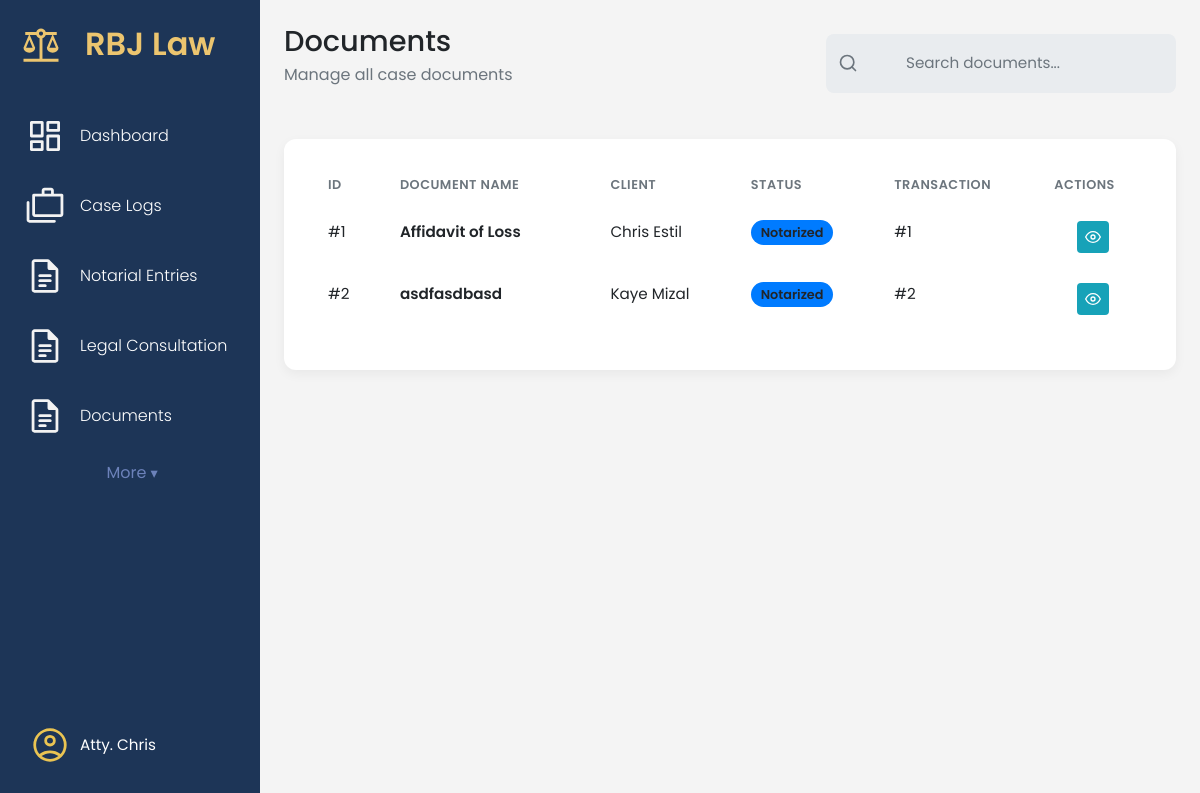
The page /documents/ (signed in) on the database as committed earlier.
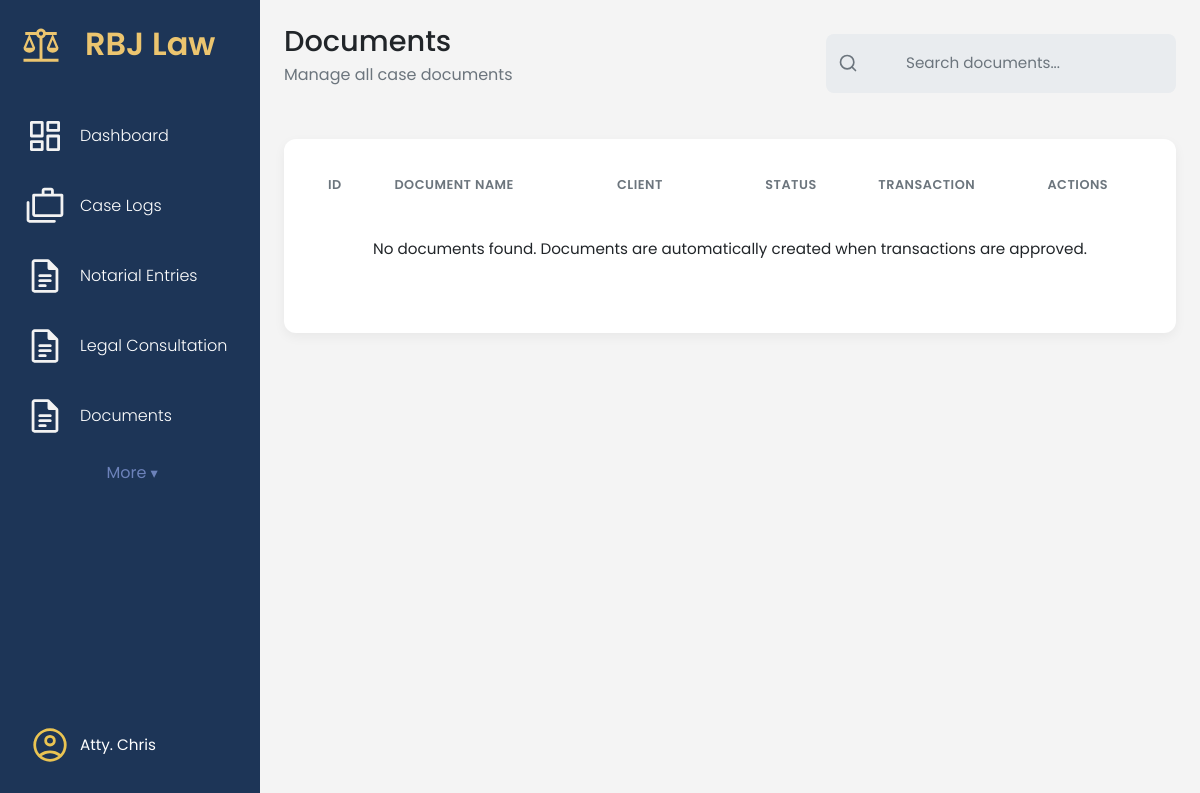
The same page on the database as committed later.
### app/models/case_doc_mdl.py (models this page shows, shortened)
class CaseDocument(db.Model):
    __tablename__ = 'case_document'
    id = db.Column(db.Integer, primary_key=True)
    cas_doc_name = db.Column(db.String, nullable=False)
    cas_doc_status = db.Column(db.String, nullable=False)
    client_id = db.Column(db.Integer, db.ForeignKey('clients.id'), nullable=False)
    transaction_item_id = db.Column(db.Integer, db.ForeignKey('transaction_items.id'), nullable=True)
    transaction_item = db.relationship('TransactionItem', backref='case_documents', lazy=True)

### app/models/client_mdl.py (models this page shows, shortened)
class Client(db.Model):
    __tablename__ = 'clients'
    id = db.Column(db.Integer, primary_key=True)
    client_first_name = db.Column(db.String(100), nullable=False)
    client_last_name = db.Column(db.String(100), nullable=False)
    client_address = db.Column(db.String(255), nullable=False)
    client_email = db.Column(db.String(120), nullable=False, unique=True)
    client_phone = db.Column(db.String(50))
    client_role = db.Column(db.String(50))
    notes = db.Column(db.Text)
    documents = db.relationship('CaseDocument', backref='client', lazy=True)
    transaction_items = db.relationship('TransactionItem', backref='client', lazy=True)
    @property
    def full_name(self):
        return f"{self.client_first_name} {self.client_last_name}"

### app/routes/documents_routes.py (the view)
@documents_bp.route('/')
@login_required
def documents_page():
    documents = CaseDocument.query.all()
    return render_template('documents_page.html', documents=documents)

### app/templates/documents_page.html (shortened to what the changed rows need)
{% extends 'base.html' %}
{% block content %}
<main class="dashboard-content">
    <header class="dashboard-header">
        <div>
            <h1>Documents </h1>
        </div>
    </header>
    <section class="content-section">
        <div class="panel-card">
            <div class="table-wrapper">
                <table class="table document-table">
                    <colgroup>
                    </colgroup>
                    <thead>
                        <tr>
                            <th data-sort-key="id">ID</th>
                            <th data-sort-key="name">Document Name</th>
                            <th data-sort-key="client">Client</th>
                            <th data-sort-key="status">Status</th>
                            <th data-sort-key="transaction">Transaction</th>
                            <th>Actions</th>
                        </tr>
                    </thead>
                    <tbody>
                        {% for document in documents %}
                        <tr>
                            <td>#{{ document.id }}</td>
                            <td>
                                <a href="#" class="table-link">{{ document.cas_doc_name }}</a>
                            </td>
                            <td>
                                {% if document.client %}
                                    {{ document.client.full_name }}
                                {% else %}
                                    Client #{{ document.client_id }}
                                {% endif %}
                            </td>
                            <td>
                                <span class="status-tag status-tag--{{ document.cas_doc_status|lower }}">
                                    {{ document.cas_doc_status }}
                                </span>
                            </td>
                            <td>#{{ document.transaction_item_id }}</td>
                            <td>
                                <div class="action-buttons">
                                    <a href="#" class="btn-action btn-action--info" title="View Details">
                                        <svg xmlns="http://www.w3.org/2000/svg" width="16" height="16" viewBox="0 0 24 24" fill="none" stroke="currentColor" stroke-width="2" stroke-linecap="round" stroke-linejoin="round">
                                            <path d="M1 12s4-8 11-8 11 8 11 8-4 8-11 8-11-8-11-8z"></path>
                                            <circle cx="12" cy="12" r="3"></circle>
                                        </svg>
                                    </a>
                                </div>
                            </td>
                        </tr>
                        {% else %}
                        <tr>
                            <td colspan="6" style="text-align: center; padding: 2rem;">
                                No documents found. Documents are automatically created when transactions are approved.
                            </td>
                        </tr>
                        {% endfor %}
                    </tbody>
                </table>
            </div>
        </div>
    </section>
</main>
{% endblock content %}

Rows that differ between the two databases and show on the page:
removed CaseDocument: id "1", cas_doc_name "Affidavit of Loss", client.full_name "Chris Estil", cas_doc_status "Notarized", transaction_item_id "1"
removed CaseDocument: id "2", cas_doc_name "asdfasdbasd", client.full_name "Kaye Mizal", cas_doc_status "Notarized", transaction_item_id "2"
Other text that changed with them:
text now shown: "No documents found. Documents are automatically created when transactions are approved."
